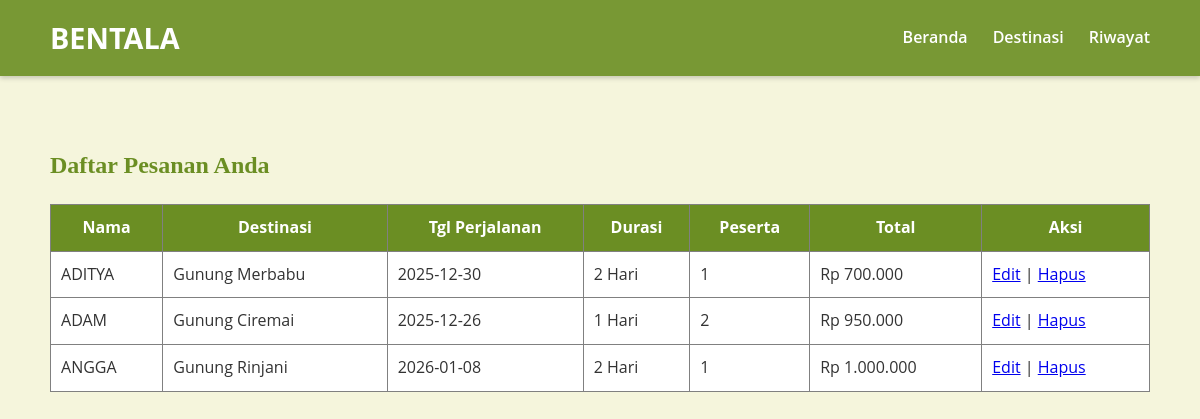
/riwayat.php, run on the app's committed database.
### tables this page shows
CREATE TABLE `pemesanan` (
  `id` int(11) NOT NULL,
  `nama_pemesan` varchar(100) NOT NULL,
  `nomor_hp` varchar(20) NOT NULL,
  `tanggal_pesan` date NOT NULL,
  `waktu_perjalanan` int(11) NOT NULL,
  `jumlah_peserta` int(11) NOT NULL,
  `harga_paket` decimal(15,2) NOT NULL,
  `jumlah_tagihan` decimal(15,2) NOT NULL,
  `created_at` timestamp NOT NULL DEFAULT current_timestamp(),
  `nama_wisata` varchar(100) DEFAULT NULL,
  `biaya_wisata` decimal(15,2) DEFAULT NULL,
  `tour_guide` tinyint(1) DEFAULT 0,
  `sewa_mobil` tinyint(1) DEFAULT 0
);

### riwayat.php (the view, shortened to what this page needs)
<?php include 'koneksi.php'; ?>
<!DOCTYPE html>
<html lang="id">
<head>
    <link rel="stylesheet" href="style.css">
</head>
<body>
    <header class="navbar">
        <div class="logo">BENTALA</div>
        <nav>
            <ul>
                <li><a href="index.php">Beranda</a></li>
                <li><a href="destinasi.php">Destinasi</a></li>
                <li><a href="riwayat.php">Riwayat</a></li>
            </ul>
        </nav>
    </header>
    <div style="padding: 50px;">
        <h2>Daftar Pesanan Anda</h2>
        <table border="1" width="100%" cellpadding="10" style="border-collapse: collapse; background: white;">
            <tr style="background: #6B8E23; color: white;">
                <th>Nama</th>
                <th>Destinasi</th>
                <th>Tgl Perjalanan</th>
                <th>Durasi</th>
                <th>Peserta</th>
                <th>Total</th>
                <th>Aksi</th>
            </tr>
            <?php
            $res = mysqli_query($conn, "SELECT * FROM pemesanan");
            while($row = mysqli_fetch_assoc($res)) {
                echo "<tr>
                    <td>{$row['nama_pemesan']}</td>
                    <td>{$row['nama_wisata']}</td>
                    <td>{$row['tanggal_pesan']}</td>
                    <td>{$row['waktu_perjalanan']} Hari</td>
                    <td>{$row['jumlah_peserta']}</td>
                    <td>Rp " . number_format($row['jumlah_tagihan'], 0, ',', '.') . "</td>
                    <td>
                        <a href='pesan.php?edit={$row['id']}'>Edit</a> |
                        <a href='proses.php?hapus={$row['id']}' onclick='return confirm(\"Hapus?\")'>Hapus</a>
                    </td>
                </tr>";
            }
            ?>
        </table>
    </div>
</body>
</html>

### style.css (style rules this page uses)
:root { --color-primary: #6B8E23; --color-secondary: #8B4513; --color-accent: #388E3C; --color-text-dark: #333333; --color-background-light: #F5F5DC; --color-stone: #D3D3D3; }
body { font-family: 'Open Sans', sans-serif; margin: 0; padding: 0; background-color: var(--color-background-light); color: var(--color-text-dark); line-height: 1.6; }
h1, h2, h3 { font-family: 'Roboto Slab', serif; color: var(--color-primary); }
.navbar { background-color: rgba(107, 142, 35, 0.9); padding: 15px 50px; display: flex; justify-content: space-between; align-items: center; position: sticky; top: 0; z-index: 1000; box-shadow: 0 2px 5px rgba(0, 0, 0, 0.2); }
.logo { color: white; font-size: 1.8em; font-weight: 700; }
.navbar ul { list-style: none; margin: 0; padding: 0; display: flex; }
.navbar li { margin-left: 25px; }
.navbar a { text-decoration: none; color: white; font-weight: 600; padding: 5px 0; transition: color 0.3s; }

### data on the page
pemesanan: nama_pemesan "ADITYA", nama_wisata "Gunung Merbabu", tanggal_pesan "2025-12-30", waktu_perjalanan "2", jumlah_peserta "1", jumlah_tagihan "700.000"
pemesanan: nama_pemesan "ADAM", nama_wisata "Gunung Ciremai", tanggal_pesan "2025-12-26", waktu_perjalanan "1", jumlah_peserta "2", jumlah_tagihan "950.000"
pemesanan: nama_pemesan "ANGGA", nama_wisata "Gunung Rinjani", tanggal_pesan "2026-01-08", waktu_perjalanan "2", jumlah_peserta "1", jumlah_tagihan "1.000.000"
